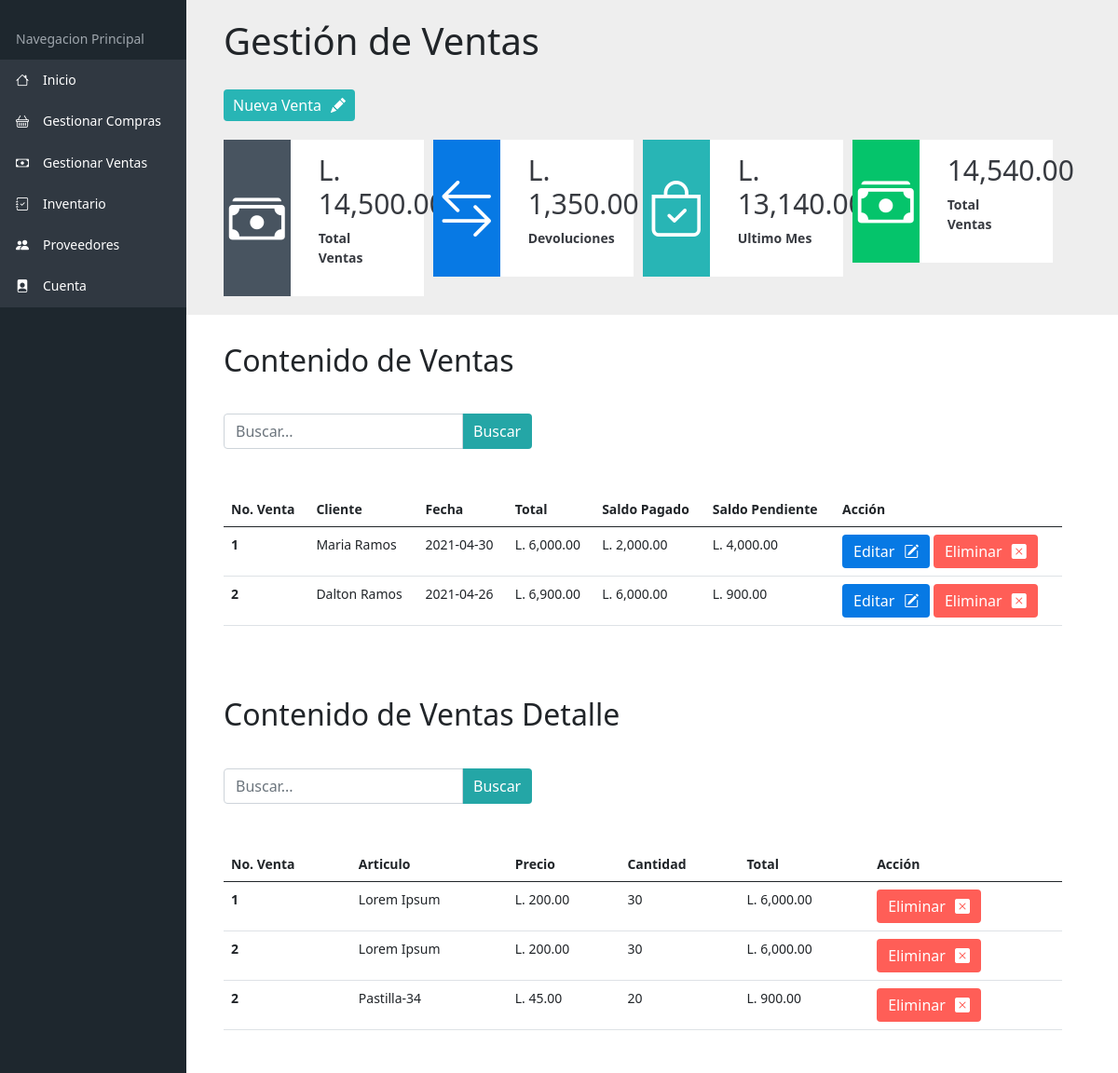
The page /centromedico/venta/index on the database its author committed.
### tables this page shows
CREATE TABLE `ventas` (
  `IDventa` int(11) NOT NULL,
  `IDcliente` int(11) NOT NULL,
  `Fecha` date NOT NULL,
  `saldoPagado` float NOT NULL,
  `total` int(11) NOT NULL
);

CREATE TABLE `clientes` (
  `IDcliente` int(11) NOT NULL,
  `Nombre` varchar(100) NOT NULL,
  `Direccion` varchar(100) NOT NULL,
  `tipoCliente` int(11) NOT NULL,
  `saldoCrediticio` float NOT NULL
);

CREATE TABLE `ventasdetalle` (
  `IDventa` int(11) NOT NULL,
  `IDarticulo` int(11) NOT NULL,
  `cantidad` float NOT NULL
);

CREATE TABLE `articulos` (
  `IDarticulo` int(11) NOT NULL,
  `codArticulo` varchar(50) NOT NULL,
  `Nombre` varchar(50) NOT NULL,
  `IDproveedor` int(11) NOT NULL,
  `precio` float NOT NULL,
  `impuesto` float NOT NULL,
  `existencias` int(11) NOT NULL,
  `limite` int(11) NOT NULL,
  `caducidad` date NOT NULL,
  `estante` int(11) NOT NULL
);

### centromedico/controllers/ventaController.php (called while the page is built, shortened)
<?php
require_once 'models/venta.php';
class ventaController{
    public function index(){
        $venta = new Venta();
        $ventas = $venta->getAll();
        $ventaD = new Venta();
        $ventasD = $ventaD->getAllCD();
        require_once 'views/venta/view-ventas.php';
    }
}
?>

### centromedico/models/venta.php (called while the page is built, shortened)
<?php
class Venta {
    public function __construct(){
        $this->db = Database::connect();
    }
    public function getAll(){
        $ventas = $this->db->query("CALL spventas();");
        return $ventas;
    }
    public function getAllCD(){
        $ventas = $this->db->query("CALL spventasdetalle();");
        return $ventas;
    }
}
?>

### centromedico/config/db.php (called while the page is built)
<?php
class Database{
    public static function connect(){
        $db = new mysqli(
            'localhost',
            'root',
            '',
            'centromedico'
        );
        $db->query("SET NAMES 'utf8'");
        return $db;
    }
}
?>

### centromedico/views/venta/view-ventas.php (the view, shortened to what this page needs)
<div class="resumen-compras">
    <h1>Gestión de Ventas</h1>
    <div class="row">
        <a href="<?= base_url ?>venta/consultarProductos" class="btn btn-nuevo">Nueva Venta<i class="bi bi-pencil-fill"></i></a>
    </div>
    <div class="row tarjetas-compras">
        <div class="col-md-3">
            <div class="row tarjeta-d">
                <div class="col-md-4 icono t1">
                    <i class="bi bi-cash-stack"></i>
                </div>
                <div class="col-md-8 texto">
                    <h1>L. 14,500.00</h1>
                    <p>Total Ventas</p>
                </div>
            </div>
        </div>
        <div class="col-md-3">
            <div class="row tarjeta-d">
                <div class="col-md-4 icono t2">
                    <i class="bi bi-arrow-left-right"></i>
                </div>
                <div class="col-md-8 texto">
                    <h1>L. 1,350.00</h1>
                    <p>Devoluciones</p>
                </div>
            </div>
        </div>
        <div class="col-md-3">
            <div class="row tarjeta-d">
                <div class="col-md-4 icono t3">
                    <i class="bi bi-bag-check"></i>
                </div>
                <div class="col-md-8 texto">
                    <h1>L. 13,140.00</h1>
                    <p>Ultimo Mes</p>
                </div>
            </div>
        </div>
        <div class="col-md-3">
            <div class="row tarjeta-d">
                <div class="col-md-4 icono t4">
                    <i class="bi bi-cash-stack"></i>
                </div>
                <div class="col-md-8 texto">
                    <h1>14,540.00</h1>
                    <p>Total Ventas</p>
                </div>
            </div>
        </div>
    </div>
</div>
<div class="contenido-tablas">
    <h2>Contenido de Ventas</h2>
    <div class="row filtros">
        <div class="col-md-6 buscar">
            <form action="<?=base_url?>venta/consultarUno" method="POST">
                <div class="input-group mb-3">
                    <input type="text" class="form-control input-buscar" placeholder="Buscar..." name="id">
                    <input type="submit" class="input-group-text icono" id="" value="Buscar">
                </div>
            </form>
        </div>
    </div>
    <div class="row tabla">
        <table class="table table-hover">
            <thead>
                <tr>
                <th scope="col">No. Venta</th>
                <th scope="col">Cliente</th>
                <th scope="col">Fecha</th>
                <th scope="col">Total</th>
                <th scope="col">Saldo Pagado</th>
                <th scope="col">Saldo Pendiente</th>
                <th scope="col">Acción</th>
                </tr>
            </thead>
            <tbody>
            <?php while($row = $ventas->fetch_object()):?>
                <tr>
                    <th scope="row"> <?=$row->id; ?> </th>
                    <td> <?=$row->nombreC;?> </td>
                    <td> <?=$row->fecha;?> </td>
                    <td>L. <?=number_format($row->total,2);?> </td>
                    <td>L. <?=number_format($row->saldo,2);?> </td>
                    <td>L. <?=number_format(($row->total - $row->saldo),2);?> </td>
                    <td>
                        <a href="<?=base_url?>venta/editarDatos&id=<?=$row->id?>" class="btn btn-editar">Editar<i class="bi bi-pencil-square"></i></a>
                        <a href="<?=base_url?>venta/eliminarDatos&id=<?=$row->id?>" class="btn btn-eliminar">Eliminar<i class="bi bi-x-square-fill"></i></a>
                    </td>
                </tr>
                <?php endwhile; ?>
            </tbody>
            </table>
    </div>
</div>
<div class="contenido-tablas">
    <h2>Contenido de Ventas Detalle</h2>
    <div class="row filtros">
        <div class="col-md-6 buscar">
            <form action="<?=base_url?>compra/consultarUnoVD" method="POST">
                <div class="input-group mb-3">
                    <input type="number" class="form-control input-buscar" name="id" placeholder="Buscar..." required>
                    <input type="submit" class="input-group-text icono" id="" value="Buscar">
                </div>
            </form>
        </div>
    </div>
    <div class="row tabla">
        <table class="table table-hover  table-responsive">
            <thead>
                <tr>
                <th scope="col">No. Venta</th>
                <th scope="col">Articulo</th>
                <th scope="col">Precio</th>
                <th scope="col">Cantidad</th>
                <th scope="col">Total</th>
                <th scope="col">Acción</th>
                </tr>
            </thead>
            <tbody>
            <?php while($row = $ventasD->fetch_object()):?>
                <tr>
                    <th scope="row"> <?=$row->venta; ?> </th>
                    <td> <?=$row->articulo;?> </td>
                    <td>L. <?=number_format($row->precio,2);?> </td>
                    <td> <?=$row->cantidad;?> </td>
                    <td>L. <?=number_format($row->total,2);?> </td>
                    <td>
                        <a href="<?=base_url?>venta/eliminarDatosVD&id=<?=$row->venta?>&art=<?=$row->idart?>" class="btn btn-eliminar">Eliminar<i class="bi bi-x-square-fill"></i></a>
                    </td>
                </tr>
            <?php endwhile; ?>
            </tbody>
            </table>
    </div>
</div>

### centromedico/assets/css/estilos.css (style rules this page uses)
* { padding: 0; margin: 0; box-sizing: border-box; }
body { font-size: 14px; }
.row { padding: 0; margin: 0; }
table { background: #fff; }
.btn { color: #fff; border: none; }
.btn i { margin-left: 10px; }
.btn-nuevo { display: inline-block; padding: 5px 10px; margin: 0; background: #28b5b5; color: #fff; width: auto; text-decoration: none; transition: all ease .3s; border: none; }
.btn-editar { background-color: #0779e4; }
.btn-eliminar { background-color: #ff5e57; }
input { padding: 5px; }
h1 { display: inline-block; padding-bottom: 20px; }
.t1 { background: #485460; }
.t2 { background: #0779e4; }
.t3 { background: #28b5b5; }
.t4 { background: #05c46b; }
.resumen-compras { padding: 0 60px; margin: 0; }
.tarjetas-compras { padding: 20px 0; }
.resumen-compras .tarjeta-d { color: #fff; margin-right: 10px; }
.resumen-compras .tarjeta-d .icono { display: flex; align-items: center; }
.resumen-compras .tarjeta-d .icono i { display: inline-block; font-size: 60px; font-weight: 400; width: 100%; text-align: center; }
.resumen-compras .tarjeta-d .texto { background: #fff; color: #373a40; padding: 15px; }
.resumen-compras .tarjeta-d .texto h1 { font-size: 30px; padding: 0 15px; }
.resumen-compras .tarjeta-d .texto p { padding: 0 15px; font-weight: 600; }
.contenido .contenido-tablas { width: 100%; background: #fff; padding: 30px 60px; }
.contenido .contenido-tablas .filtros { padding: 30px 0; }
.contenido .contenido-tablas .filtros .buscar { display: flex; align-items: flex-start; }
.contenido-tablas .filtros .buscar .icono { background: #28b5b5; border: none; color: #fff; transition: all .3s ease; cursor: pointer; }
.contenido-tablas .filtros .buscar .icono { background: #24a6a6; }

### rows shown on the page
ventas: IDventa "1", IDcliente.Nombre "Maria Ramos", Fecha "2021-04-30", total "6,000.00", saldo "2,000.00", saldo "4,000.00"
ventas: IDventa "2", IDcliente.Nombre "Dalton Ramos", Fecha "2021-04-26", total "6,900.00", saldo "6,000.00", saldo "900.00"
ventasdetalle: IDventa "1", IDarticulo.Nombre "Lorem Ipsum", IDarticulo.precio "200.00", cantidad "30", total "6,000.00"
ventasdetalle: IDventa "2", IDarticulo.Nombre "Lorem Ipsum", IDarticulo.precio "200.00", cantidad "30", total "6,000.00"
ventasdetalle: IDventa "2", IDarticulo.Nombre "Pastilla-34", IDarticulo.precio "45.00", cantidad "20", total "900.00"
